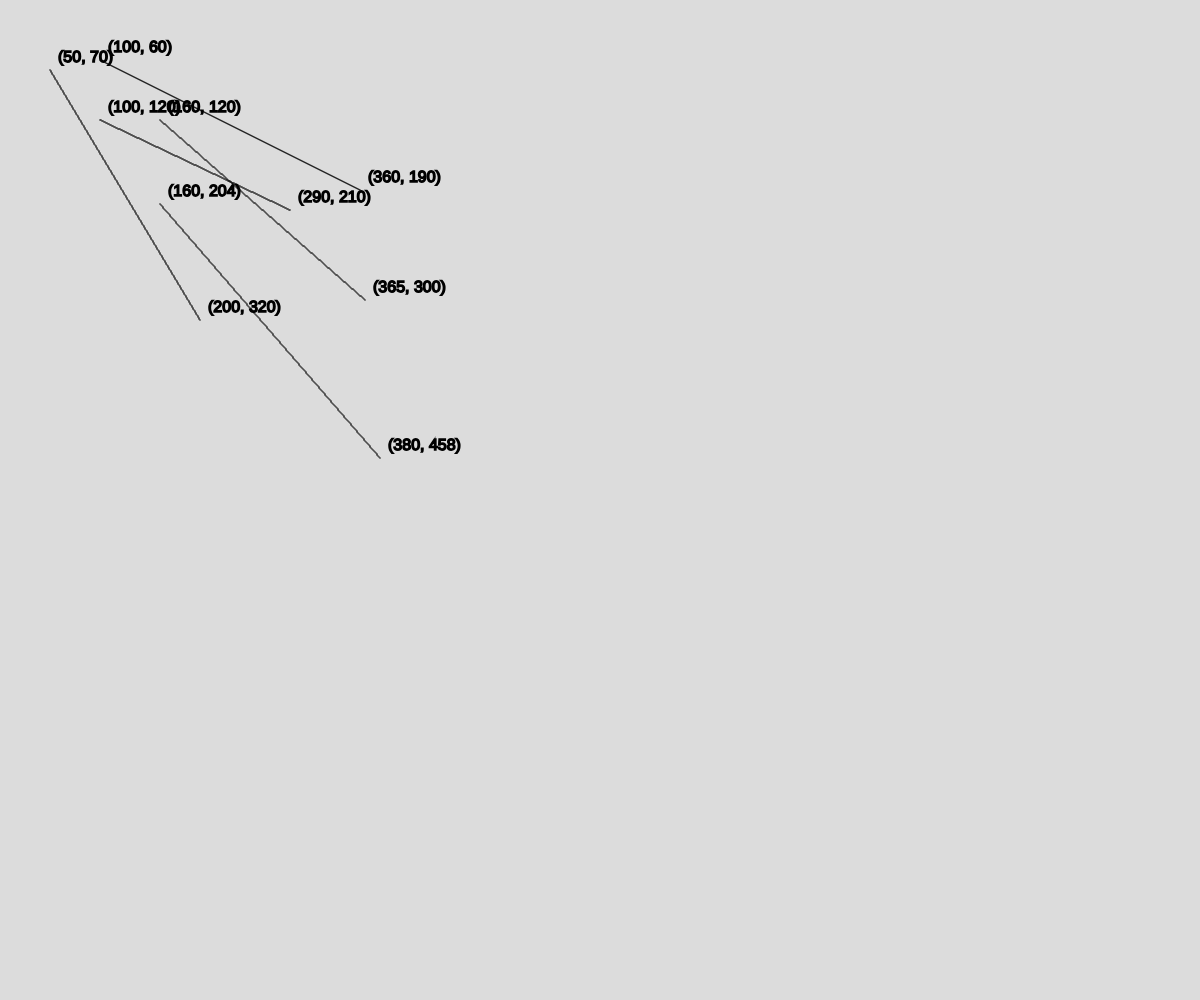
Frame 1 (no input)
Frame 60 (no input): identical to frame 1, image omitted
Frame 120 (the mouse pressed at the canvas centre since frame 60): identical to frame 1, image omitted

The p5.js sketch that drew this single still picture (run headless with seeded random() and noise() and a simulated clock; from frame 60 on, the mouse is pressed at the canvas centre):

// p5.js sketch
// ── sketch.js
function setup() {
	createCanvas(windowWidth, windowHeight);
}

function draw() {
	background(220);

	/** Digital Differential Analyzer */
	var ddaLine = new DDALine(100, 60, 360, 190);
	ddaLine.drawLine();

	/** Bresenham Line Drawing Algorithm */
	var bresenhamLine1 = new BresenhamLine(160, 120, 365, 300);
	bresenhamLine1.drawLine();
	var bresenhamLine2 = new BresenhamLine(160, 204, 380, 458);
	bresenhamLine2.drawLine();

	/** Mid-Point Line Drawing Algorithm */
	var mpLine1 = new MPLine(50, 70, 200, 320);
	mpLine1.drawLine();
	var mpLine2 = new MPLine(100, 120, 290, 210);
	mpLine2.drawLine();
}

class Slope {
	constructor(x1, y1, x2, y2) {
		this.x1 = x1;
		this.y1 = y1;
		this.x2 = x2;
		this.y2 = y2;
	}

	slope() {
		this.dx = this.x2 - this.x1;
		this.dy = this.y2 - this.y1;
		this.m = abs(this.dy / this.dx);
	}

	writeCoordinate(x, y) {
		textSize(16);
		textStyle(NORMAL);
		text("(" + x + ", " + y + ")", x + 8, y - 8);
	}
}

class DDALine extends Slope {
	/**
	 *
	 * @param {Number} x1 Starting x-coordinate
	 * @param {Number} y1 Starting y-coordinate
	 * @param {Number} x2 Ending x-coordinate
	 * @param {Number} y2 Ending y-coordinate
	 */
	constructor(x1, y1, x2, y2) {
		super(x1, y1, x2, y2);
	}

	drawLine() {
		stroke(0, 0, 0);
		strokeWeight(1.5);
		this.slope();
		this.calculateStepsize();
		this.calculateIncrement();
		this.constructLine();
	}

	/** Calculates `stepSize` based on `dx` and `dy` */
	calculateStepsize() {
		var abs_dx = abs(this.dx);
		var abs_dy = abs(this.dy);
		if (abs_dx > abs_dy) this.stepSize = abs_dx;
		else this.stepSize = abs_dy;
	}

	/** Calculation increment value on `x` and `y` */
	calculateIncrement() {
		this.x_inc = this.dx / this.stepSize;
		this.y_inc = this.dy / this.stepSize;
	}

	/** Constructs a line based on the values from earlier functions. */
	constructLine() {
		var x = this.x1;
		var y = this.y1;

		point(x, y);
		this.writeCoordinate(x, y);
		for (var i = 0; i < this.stepSize; i++) {
			x = x + this.x_inc;
			y = y + this.y_inc;
			point(x, y);
		}
		this.writeCoordinate(x, y);
	}
}

class BresenhamLine extends Slope {
	/**
	 *
	 * @param {Number} x1 Starting x-coordinate
	 * @param {Number} y1 Starting y-coordinate
	 * @param {Number} x2 Ending x-coordinate
	 * @param {Number} y2 Ending y-coordinate
	 */
	constructor(x1, y1, x2, y2) {
		super(x1, y1, x2, y2);
	}

	drawLine() {
		stroke(0, 0, 0);
		strokeWeight(1.5);
		this.slope();
		this.set();
		this.initialCalculations();
		this.constructLine();
		this.writeCoordinate(this.x, this.y);
	}

	set() {
		this.x = this.x1;
		this.y = this.y1;
		point(this.x, this.y);
		this.writeCoordinate(this.x, this.y);
	}

	initialCalculations() {
		this.twice_delX = 2 * this.dx;
		this.twice_delY = 2 * this.dy;
		let tdymdx = this.twice_delY - this.dx;
		let tdxmdy = this.twice_delX - this.dy;
		if (this.m >= 1) this.p0 = tdxmdy;
		else this.p0 = tdymdx;
	}

	constructLine() {
		let p_i = this.p0;
		let x = this.x;
		let y = this.y;

		let count = 0;
		if (this.m >= 1) count = this.dy;
		else count = this.dx;

		for (var k = 0; k < count; k++) {
			if (p_i < 0) {
				if (this.m >= 1) {
					x = x;
					y += 1;
					p_i = p_i + this.twice_delX;
				} else {
					x += 1;
					y = y;
					p_i = p_i + this.twice_delY;
				}
			} else {
				x += 1;
				y += 1;
				if (this.m >= 1) p_i = p_i + this.twice_delX - this.twice_delY;
				else p_i = p_i + this.twice_delY - this.twice_delX;
			}

			point(x, y);
		}

		this.x = x;
		this.y = y;
	}
}

class MPLine extends Slope {
	constructor(x1, y1, x2, y2) {
		super(x1, y1, x2, y2);
	}

	drawLine() {
		stroke(0, 0, 0);
		strokeWeight(1.5);
		this.slope();
		this.set();
		this.initialCalculations();
		this.constructLine();
	}

	set() {
		this.x = this.x1;
		this.y = this.y1;

		point(this.x, this.y);
		this.writeCoordinate(this.x, this.y);
	}

	initialCalculations() {
		if (this.m >= 1) this.p0 = this.dx - this.dy / 2;
		else this.p0 = this.dy - this.dx / 2;
	}

	constructLine() {
		let p_k = this.p0;
		let x = this.x;
		let y = this.y;

		let count = 0;
		if (this.m >= 1) count = this.dy;
		else count = this.dx;

		for (let k = 0; k < count; k++) {
			if (p_k < 0) {
				if (this.m >= 1) {
					x = x;
					y += 1;
					p_k = p_k + this.dx;
				} else {
					x += 1;
					y = y;
					p_k = p_k + this.dy;
				}
			} else {
				x += 1;
				y += 1;
				if (this.m >= 1) p_k = p_k + this.dx - this.dy;
				else p_k = p_k + this.dy - this.dx;
			}
			point(x, y);
		}
		this.writeCoordinate(x, y);
	}
}
